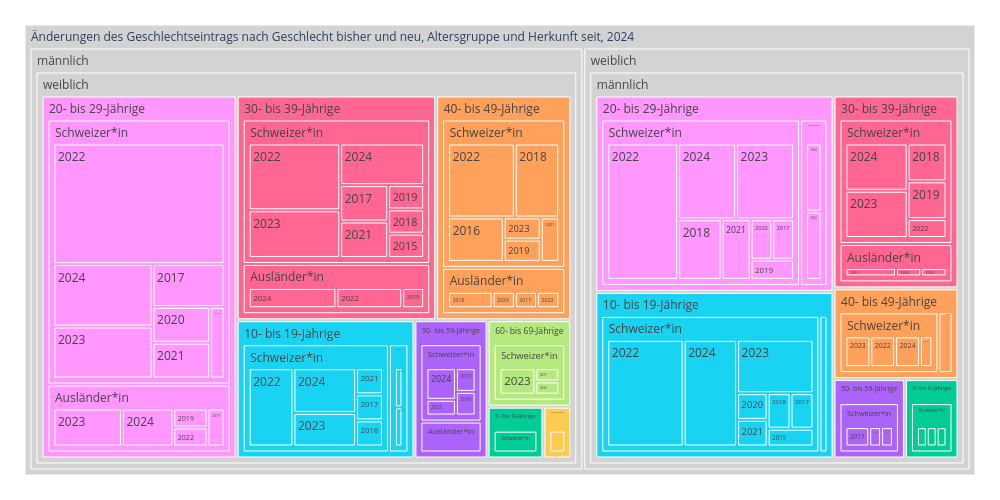

Source (notebook cell):
### Code cell
treeMap1 = mypy_dv.plot_px_treemap(
    data=myTM.reset_index()
    ,levels=['SexBisherLang', 'SexLang','AlterV10Lang','HerkunftLang','Jahr_nbr']
    ,values="sum_AnzAeGe"
    ,color="AlterV10Lang"
    #, color_continuous_scale='Blues'
    ,color_discrete_map={'(?)':'lightgrey', 'Wohnen':'lightblue'}   
    ,height=500
    ,width=1000               
    #,margin_val_bottom=25
    ,myHeaderTitle="Änderungen des Geschlechtseintrags nach Geschlecht bisher und neu, Altersgruppe und Herkunft seit, "+data_max_date
)
treeMap1

### Figure 1 — Plotly figure (JSON) as saved in the notebook; plotly's stock layout.template omitted (floating-point values rounded to 4 significant figures; data arrays with more than 128 entries replaced by an {"elided": "..."} marker saying what was removed)
{"data": [{"branchvalues": "total", "customdata": {"elided": "132x1 str values"}, "domain": {"x": [0, 1], "y": [0, 1]}, "hovertemplate": "%{label}<br><br>Anzahl:<br>%{value}<extra></extra>", "ids": {"elided": "132 str values"}, "labels": {"elided": "132 str values"}, "marker": {"colors": {"elided": "132 str values"}}, "name": "", "parents": {"elided": "132 str values"}, "root": {"color": "grey"}, "type": "treemap", "values": {"elided": "132 int values"}}], "layout": {"height": 500, "legend": {"tracegroupgap": 0}, "margin": {"b": 25, "l": 25, "r": 25, "t": 25}, "width": 1000}}
